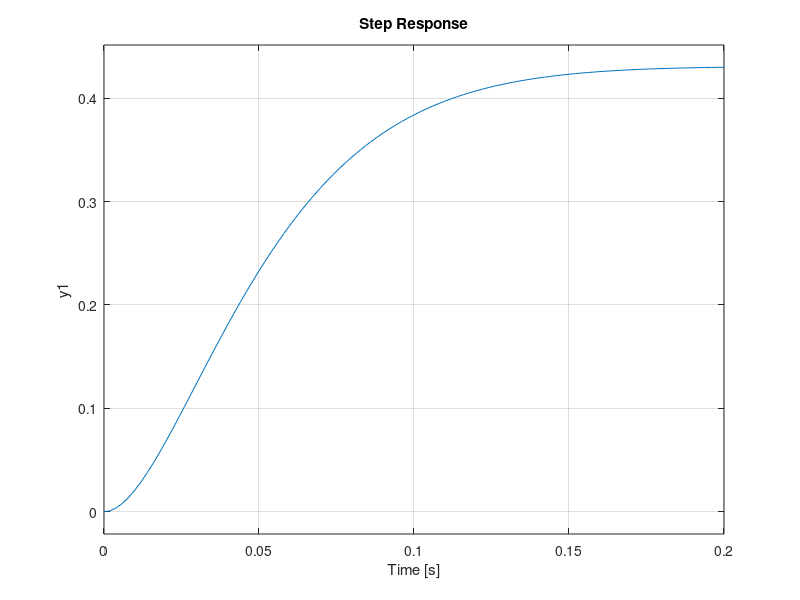

MATLAB code to generate this figure:
%declare parameters of the model
k_tau = 0.026; % Nm/A
k_B = 0.02;  % Vs/rad

L = 0.062; %inductance of armature
R = 2.5; %resistance of armature
n = 20; %gear ratio of reduction gear system
dur = 0.2; %time duration

J_eq = 0.00004; %equivalent inertia
b_eq = 0.001; %equivalent viscous damping constant

%numerator coefficients
a0 = k_tau/n;

%dinominator  coefficient
b0 = R*b_eq + k_B*k_tau;
b1 = L*b_eq + R*J_eq;
b2 = L*J_eq;

%transfer function can be decalred in two ways

%method 01
Pos_sys = tf(a0,[b2 b1 b0 0]);

%method02
s = tf('s');
G = a0/(b2*s^3+b1*s^2+b0*s+0);

%unit step response is given by
subplot(211);
step(Pos_sys,dur); grid on;

%system output for a custom input can be given by
% t = 0:0.001:dur;   %time vector
% u = ones(size(t)); %unit step as input
% response = lsim(G, u, t); 
% plot(t,response); grid on;
% xlabel('Time (s)');
% ylabel('Amplitude');
% title('System Response to Unit Step');

%velocity respose
Vel_sys = tf(a0,[b2 b1 b0]);
subplot(212);
step(Vel_sys,dur); grid on;